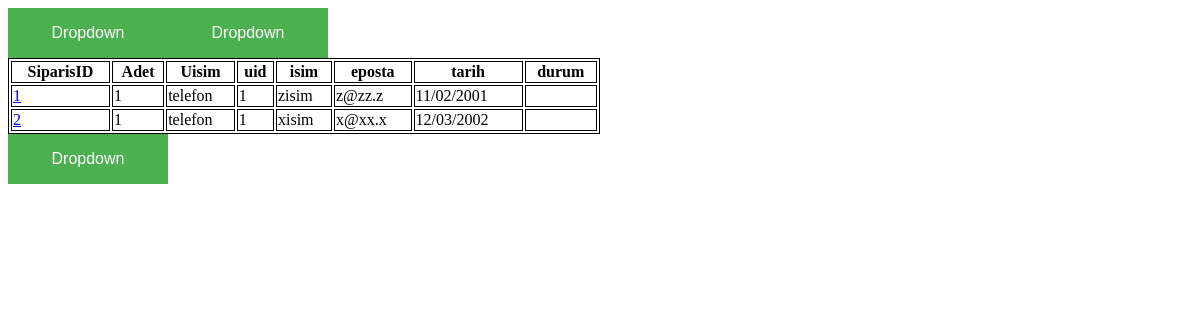
Page /adminpanelisitesayfasıdenemeleri/index.php on the earlier database version.
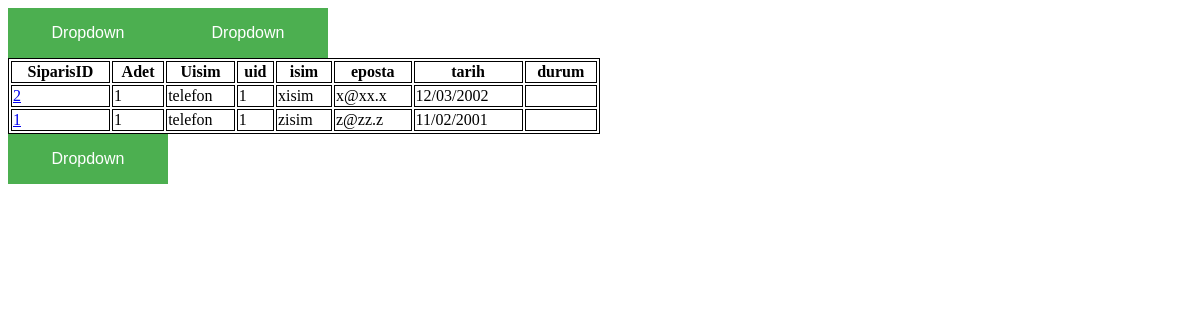
Same page on the later database version.
### tables this page shows
CREATE TABLE `siparis` (
  `siprarisid` int(11) NOT NULL,
  `kid` int(11) DEFAULT NULL,
  `sid` int(11) DEFAULT NULL,
  `tarih` varchar(10) DEFAULT NULL,
  `durum` int(2) DEFAULT NULL,
  `adet` int(11) DEFAULT NULL
);

CREATE TABLE `urun` (
  `uid` int(11) NOT NULL,
  `uisim` varchar(25) DEFAULT NULL,
  `umarka` varchar(16) NOT NULL,
  `kategori_id` int(11) DEFAULT NULL,
  `hakkinda` varchar(255) DEFAULT NULL,
  `resim` varchar(50) DEFAULT NULL
);

CREATE TABLE `kullanici` (
  `id` int(11) NOT NULL,
  `eposta` varchar(50) NOT NULL,
  `sifre` varchar(16) NOT NULL,
  `isim` varchar(10) DEFAULT NULL,
  `yas` int(11) DEFAULT NULL
);

### adminpanelisitesayfasıdenemeleri/veritabanibaglantisi.php (called while the page is built, shortened)
<?php
	include 'baglanti.php';
	$sql = "select durum from durum ";
	$result=$baglan->query($sql);
 ?>

### adminpanelisitesayfasıdenemeleri/index.php (the view, shortened to what this page needs)
<!DOCTYPE html>
<html>
<head>
</head>
<body>
  <?php
    include 'dropdown.php';
    ?>
	<table style="width:50%">
  <tr>
    <th>SiparisID</th>
    <th>Adet</th>
    <th>Uisim</th>
    <th>uid</th>
    <th>isim</th>
    <th>eposta</th>
    <th>tarih</th>
    <th>durum</th>
  </tr>
  <?php
    include 'baglanti.php';
    $sql = "select s.siprarisid, s.adet, u.uisim,u.uid,k.isim,k.eposta,s.tarih,s.durum from siparis as s, magaza as m, satis as sat, kullanici as k,urun as u where (s.sid=sat.satisid and m.magazaid=sat.mid and s.kid=k.id and sat.uid=u.uid) and m.magazaid=1 order by durum";
    $result=$baglan->query($sql);
     if ($result->num_rows > 0) {
      while ($oku=$result->fetch_assoc()) {
        echo "<tr>";
        echo "<td><a href='#'>".$oku["siprarisid"]."</td><td>".$oku["adet"]."</td><td>".$oku["uisim"]."</td><td>".$oku["uid"]."</td><td>".$oku["isim"]."</td><td>".$oku["eposta"]."</td><td>".$oku["tarih"]."</td><td>".tekrar()."</a></td>";
        echo "</tr>";
      }
    }else{
      echo "KAYIT YOK LAN MQ SEN MENİMLE DALGA Mİ GEÇİYİN";
    }
  ?>
</table>
</body>
</html>

### adminpanelisitesayfasıdenemeleri/dropdown.php (shortened to what this page needs)
<?php
function tekrar(){
	echo "<div class='dropdown'>";
  	echo "<button class='dropbtn'>Dropdown</button>";
    include 'veritabanibaglantisi.php';
	echo "</div>";
}
?>

### adminpanelisitesayfasıdenemeleri/dropdownstyle.php (style rules this page uses)
.dropbtn { background-color: #4CAF50; color: white; padding: 16px; font-size: 16px; border: none; cursor: pointer; min-width: 160px; }
.dropdown { position: relative; display: inline-block; }

### adminpanelisitesayfasıdenemeleri/index.php (style rules this page uses)
table, th, td { border: 1px solid black; }
td { width: auto; height: auto; }

Differences in the rows shown:
changed siparis "xisim": moves up the list
